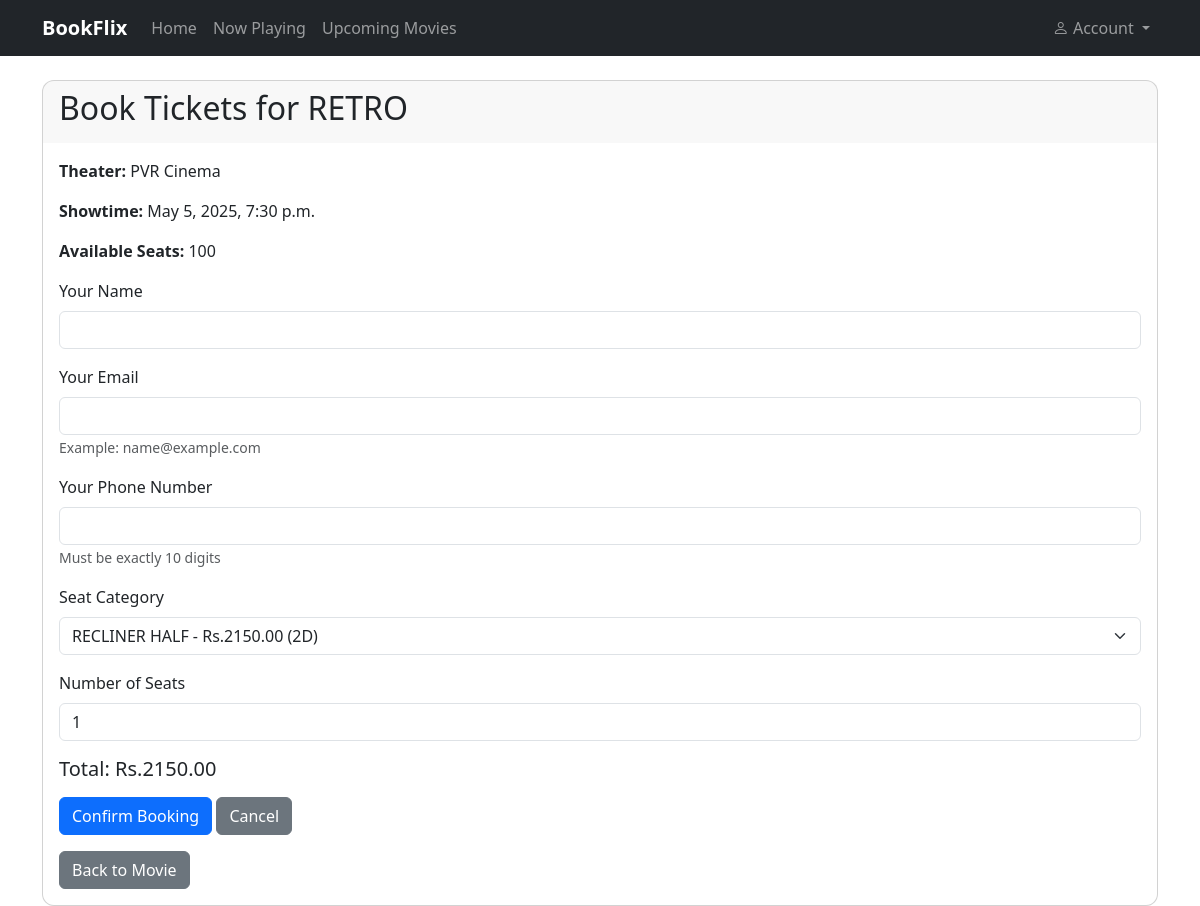
The page /book/62/ on the database its author committed.
### tickets/models.py (models this page shows, shortened)
class Showtime(models.Model):
    movie = models.ForeignKey(Movie, on_delete=models.CASCADE)
    theater = models.ForeignKey(Theater, on_delete=models.CASCADE)
    start_time = models.DateTimeField()
    available_seats = models.IntegerField()
    @property
    def has_passed(self):
        return self.start_time <= timezone.now()
    @property
    def is_sold_out(self):
        return self.available_seats <= 0
    @property
    def is_available(self):
        return not self.has_passed and not self.is_sold_out

class Movie(models.Model):
    title = models.CharField(max_length=200)
    description = models.TextField()
    duration = models.IntegerField()
    rating = models.CharField(max_length=5)
    synopsis = models.TextField(blank=True, null=True)
    director = models.CharField(max_length=100, blank=True, null=True)
    cast = models.TextField(blank=True, null=True,
                            help_text="Separate actor names with commas")
    genre = models.CharField(max_length=50, choices=[
        ('Action', 'Action'),
        ('Adventure', 'Adventure'),
        ('Animation', 'Animation'),
        ('Biography', 'Biography'),
        ('Drama', 'Drama'),
        ('Horror', 'Horror'),
        ('Thriller', 'Thriller'),
    ],
    default='Drama'
    )
    format = models.CharField(max_length=10, choices=[
        ('2D', '2D'),
        ('3D', '3D'),
    ],
    default='2D'
    )
    language = models.CharField(max_length=20, choices=[
        ('Chinese', 'Chinese'),
        ('English', 'English'),
        ('Hindi', 'Hindi'),
        ('Sinhala', 'Sinhala'),
        ('Tamil', 'Tamil'),
    ],
    default='English'
     )
    poster = models.ImageField(upload_to='media/', blank=True)
    is_released = models.BooleanField(default=False)
    release_date = models.DateField(null=True, blank=True)
    is_featured = models.BooleanField(default=False)

class Theater(models.Model):
    name = models.CharField(max_length=100)
    location = models.CharField(max_length=200)
    capacity = models.IntegerField()

class SeatCategory(models.Model):
    name = models.CharField(max_length=50)
    price_2d = models.DecimalField(max_digits=6, decimal_places=2)
    price_3d = models.DecimalField(max_digits=6, decimal_places=2)
    theater = models.ForeignKey(Theater, on_delete=models.CASCADE, related_name='seat_categories')
    movie = models.ForeignKey(Movie, on_delete=models.CASCADE, null=True, blank=True)
    def get_price_for_format(self, format_type=None):
        if format_type:
            return self.price_3d if format_type == '3D' else self.price_2d
        return self.price_2d
    class Meta:
        verbose_name_plural = "Seat Categories"

### tickets/views.py (the view, shortened to what this page needs)
# urls.py: path('book/<int:showtime_id>/', views.book_ticket, name='book_ticket'),
def book_ticket(request, showtime_id):
    showtime = Showtime.objects.get(id=showtime_id)
    seat_categories = SeatCategory.objects.filter(
        Q(theater=showtime.theater) &
        (Q(movie=showtime.movie) | Q(movie__isnull=True)))
    for category in seat_categories:
        category.price = category.get_price_for_format(showtime.movie.format)
    return render(request, 'tickets/book_ticket.html', {'showtime': showtime,'seat_categories': seat_categories,'movie_format': showtime.movie.format, 'user': request.user})

### tickets/templates/tickets/book_ticket.html (shortened to what this page needs)
{% extends 'tickets/base.html' %}
{% block content %}
<div class="card">
    <div class="card-header">
        <h2>Book Tickets for {{ showtime.movie.title }}</h2>
    </div>
    <div class="card-body">
        <p><strong>Theater:</strong> {{ showtime.theater.name }}</p>
        <p><strong>Showtime:</strong> {{ showtime.start_time }}</p>
        {% if showtime.is_available %}
            <p><strong>Available Seats:</strong> {{ showtime.available_seats }}</p>
            <form method="post">
                {% if not user.is_authenticated %}
                <div class="mb-3">
                    <label for="name" class="form-label">Your Name</label>
                    <input type="text" class="form-control" id="name" name="name" required{% if user.is_authenticated and user.userprofile %}value="{{ user.userprofile.full_name }}"{% endif %}>
                </div>
                <div class="mb-3">
                    <label for="email" class="form-label">Your Email</label>
                    <input type="email" class="form-control" id="email" name="email" required {% if user.is_authenticated %}value="{{ user.email }}"{% endif %} pattern="[a-z0-9._%+-]+@[a-z0-9.-]+\.[a-z]{2,}$"
                       title="Please enter a valid email address (e.g., name@example.com)">
                    <small class="text-muted">Example: name@example.com</small>
                </div>
                <div class="mb-3">
                    <label for="phone" class="form-label">Your Phone Number</label>
                    <input type="tel" class="form-control" id="phone" name="phone" required pattern="[0-9]{10}" title="Please enter exactly 10 digits">
                    <small class="text-muted">Must be exactly 10 digits</small>
                </div>
                {% endif %}
                <div class="mb-3">
                    <label for="seat_category" class="form-label">Seat Category</label>
                <select class="form-select" id="seat_category" name="seat_category" required onchange="updateTotal()">
                    {% for category in seat_categories %}
                    <option value="{{ category.id }}" data-price="{{ category.price }}">
                        {{ category.name }} - Rs.{{ category.price }} ({{ movie_format }})
                    </option>
                    {% endfor %}
                </select>
            </div>
            <div class="mb-3">
                <label for="seats" class="form-label">Number of Seats</label>
                <input type="number" class="form-control" id="seats" name="seats"
                       min="1" max="{{ showtime.available_seats }}" value="1"
                       onchange="updateTotal()">
            </div>
            <div class="mb-3">
                <h5>Total: Rs.<span id="totalPrice">{{ seat_categories.0.price }}</span></h5>
            </div>
                <button type="submit" class="btn btn-primary">Confirm Booking</button>
                <a href="{% url 'movie_detail' showtime.movie.id %}" class="btn btn-secondary">Cancel</a>
            </form>
        {% endif %}
        <a href="{% url 'movie_detail' showtime.movie.id %}" class="btn btn-secondary mt-3">Back to Movie</a>
    </div>
</div>
{% endblock %}

### tickets/templates/tickets/base.html (style rules this page uses)
body { overflow-x: hidden; padding-top: 56px; }
.card { border-radius: 12px; overflow: hidden; }
.card-header { border-bottom: none; }

### rows shown on the page
Showtime: movie "RETRO", theater.name "PVR Cinema", start_time "May 5, 2025, 7:30 p.m.", available_seats "100"
SeatCategory: seat_categories "2150.00"

### other values the page prints
form field seat_category "RECLINER HALF - Rs.2150.00 (2D)"
